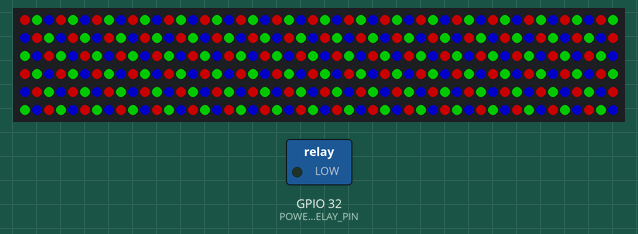
The sketch below on a simulated ESP32. Shown: 300 RGB LEDs in strip order, left to right, continuing on the next row, switched loads named in the sketch (green lamp = pin HIGH). Dim RGB values are drawn brighter than linear.

Above: at 0.1 s.

The sketch:

step1-turnOnLights.ino
```cpp
#pragma message "Original implementation in Smash-Dash-3000/code/step1-turnOnLights"

// #region Imports

#include <Arduino.h>

// #region FastLED Import

// Add this before including `FastLED.h` to quiet pragma messages
#define FASTLED_INTERNAL

// Use this to import the library from project subdirectory.
// Note: This fails with VSCode Arduino compilation.
//#include "libraries/FastLED-3.3.3/FastLED.h"

// Use this import to include the global FastLED library
//   located at `~/Documents/Arduino/libraries/FastLED-3.3.3/`.
#include <FastLED.h>

// #endregion FastLED Import

// #endregion Imports

// #region Constant Variables

// Use `#define` for constant variables to leverage compiler optimization
#define NUM_LEDS 300
#define LED_STRING_DATA_PIN 12

// Note: Milliamp value determined experimentally.
// - 3500mA works well if the 15A power supply is connected directly to one
//   end of the LED strip.
// - 1850mA works well if the LED strip is powered through breadboard and
//   jumper wires
#define LED_MAX_MILLIAMPS 1850

// Maximum brightness displayed by any LED
#define LED_ON_POWER 200

// This is the signal pin for the main power relay
#define POWER_RELAY_PIN 32

// #endregion Constant Variables

// #region Global Variables

// Create an array of `CRGB` instances.
// Each item in the array specifies the color for a given LED on the strip.
// Each item in the array holds a red, green, and blue value.
CRGB leds[NUM_LEDS];

// #endregion Global Variables

// #region Functions

void setup()
{
  // Turn on main power relay
  pinMode(POWER_RELAY_PIN, OUTPUT);
  digitalWrite(POWER_RELAY_PIN, LOW);

  // Initialize the FastLED instance.
  // Use the `NEOPIXEL` protocol for WS2812B strings.
  FastLED.addLeds<NEOPIXEL, LED_STRING_DATA_PIN>(leds, NUM_LEDS);

  // Clear any existing state on the LED strip
  FastLED.clear();

  // Limit maximum brightness.
  // Depends on power supply, LED strip length, LED density, power cable, etc.
  FastLED.setMaxPowerInVoltsAndMilliamps(5, LED_MAX_MILLIAMPS);

  // Set LEDs to alternating primary colors
  for (int lightIndex = 0; lightIndex < NUM_LEDS; lightIndex++)
  {
    byte lightRemainder = lightIndex % 3;

    leds[lightIndex].red = (lightRemainder == 0 ? 1 : 0) * LED_ON_POWER;
    leds[lightIndex].green = (lightRemainder == 1 ? 1 : 0) * LED_ON_POWER;
    leds[lightIndex].blue = (lightRemainder == 2 ? 1 : 0) * LED_ON_POWER;
  }

  // Send 'leds' data from arduino to led strip.
  FastLED.show();
}

void loop()
{
  delay(1000);
}

// #endregion
```
